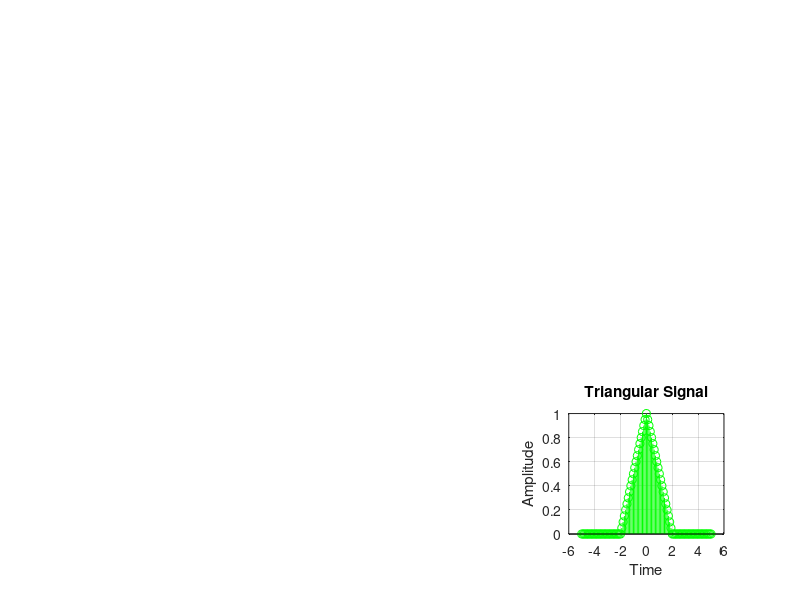

The MATLAB source for this figure:
% TRIANGULAR SIGNAL (=1-|t|/a when |t|≤a; =0 when |t|>a)
t=-5:0.1:5;
a=2;
x1=1-abs(t)/a;
x2=0;
x=x1.*(abs(t)<=a)+x2.*(abs(t)>a);
subplot(3,3,9);
stem(t,x,'g');
xlabel('Time');
ylabel('Amplitude');
title('Triangular Signal');
grid on;
